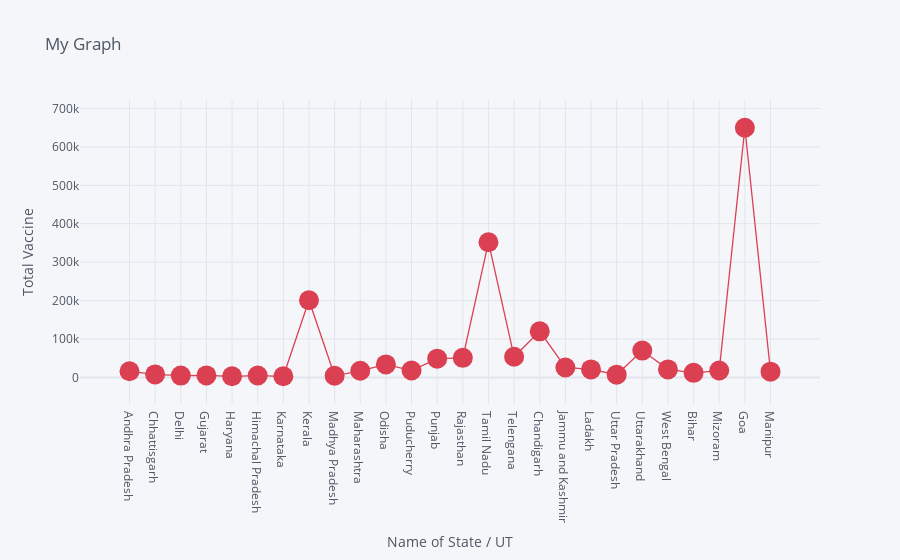
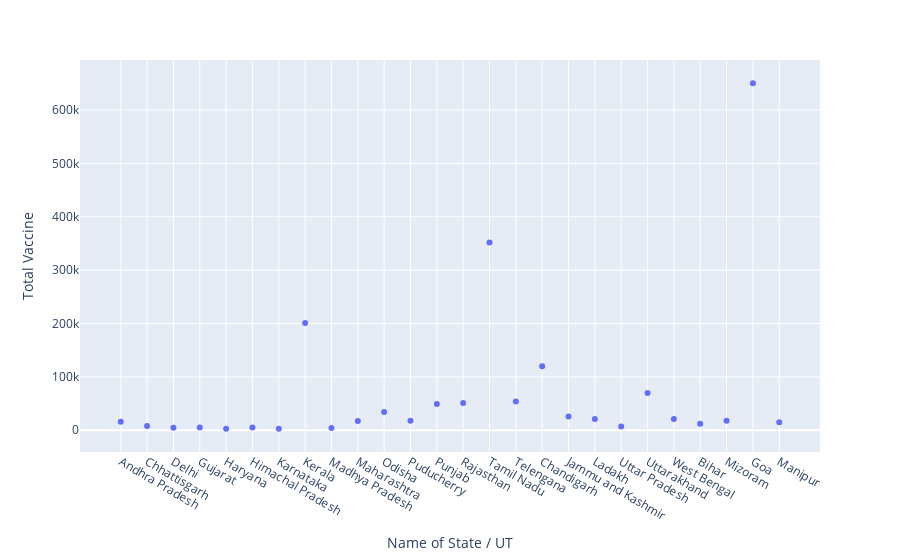

The notebook cell saved with these charts, in order:
### Code cell
df.iplot(kind='scatter',x='Name of State / UT',y='Total Vaccine',mode='markers+lines',title='My Graph',xTitle='Name of State / UT',yTitle='Total Vaccine',colors='red',size=20)
px.scatter(df,x='Name of State / UT',y='Total Vaccine')

### Figure 1 — Plotly figure (JSON) as saved in the notebook; plotly's stock layout.template omitted (floating-point values rounded to 4 significant figures)
{"data": [{"line": {"color": "rgba(219, 64, 82, 1.0)", "dash": "solid", "shape": "linear", "width": 1.3}, "marker": {"size": 20, "symbol": "circle"}, "mode": "markers+lines", "name": "Total Vaccine", "text": "", "type": "scatter", "x": ["Andhra Pradesh", "Chhattisgarh", "Delhi", "Gujarat", "Haryana", "Himachal Pradesh", "Karnataka", "Kerala", "Madhya Pradesh", "Maharashtra", "Odisha", "Puducherry", "Punjab", "Rajasthan", "Tamil Nadu", "Telengana", "Chandigarh", "Jammu and Kashmir", "Ladakh", "Uttar Pradesh", "Uttarakhand", "West Bengal", "Bihar", "Mizoram", "Goa", "Manipur"], "y": [16000, 8000, 4800, 5300, 3000, 5000, 3000, 201000, 4300, 17400, 34000, 18000, 49000, 51000, 352000, 54000, 120000, 26000, 21000, 7200, 70000, 21000, 12000, 18000, 650000, 15000]}], "layout": {"legend": {"bgcolor": "#F5F6F9", "font": {"color": "#4D5663"}}, "paper_bgcolor": "#F5F6F9", "plot_bgcolor": "#F5F6F9", "title": {"font": {"color": "#4D5663"}, "text": "My Graph"}, "xaxis": {"gridcolor": "#E1E5ED", "showgrid": true, "tickfont": {"color": "#4D5663"}, "title": {"font": {"color": "#4D5663"}, "text": "Name of State / UT"}, "zerolinecolor": "#E1E5ED"}, "yaxis": {"gridcolor": "#E1E5ED", "showgrid": true, "tickfont": {"color": "#4D5663"}, "title": {"font": {"color": "#4D5663"}, "text": "Total Vaccine"}, "zerolinecolor": "#E1E5ED"}}}

### Figure 2 — Plotly figure (JSON) as saved in the notebook; plotly's stock layout.template omitted (floating-point values rounded to 4 significant figures)
{"data": [{"hovertemplate": "Name of State / UT=%{x}<br>Total Vaccine=%{y}<extra></extra>", "legendgroup": "", "marker": {"color": "#636efa", "symbol": "circle"}, "mode": "markers", "name": "", "orientation": "v", "showlegend": false, "type": "scatter", "x": ["Andhra Pradesh", "Chhattisgarh", "Delhi", "Gujarat", "Haryana", "Himachal Pradesh", "Karnataka", "Kerala", "Madhya Pradesh", "Maharashtra", "Odisha", "Puducherry", "Punjab", "Rajasthan", "Tamil Nadu", "Telengana", "Chandigarh", "Jammu and Kashmir", "Ladakh", "Uttar Pradesh", "Uttarakhand", "West Bengal", "Bihar", "Mizoram", "Goa", "Manipur"], "xaxis": "x", "y": [16000, 8000, 4800, 5300, 3000, 5000, 3000, 201000, 4300, 17400, 34000, 18000, 49000, 51000, 352000, 54000, 120000, 26000, 21000, 7200, 70000, 21000, 12000, 18000, 650000, 15000], "yaxis": "y"}], "layout": {"legend": {"tracegroupgap": 0}, "margin": {"t": 60}, "xaxis": {"anchor": "y", "domain": [0, 1], "title": {"text": "Name of State / UT"}}, "yaxis": {"anchor": "x", "domain": [0, 1], "title": {"text": "Total Vaccine"}}}}
